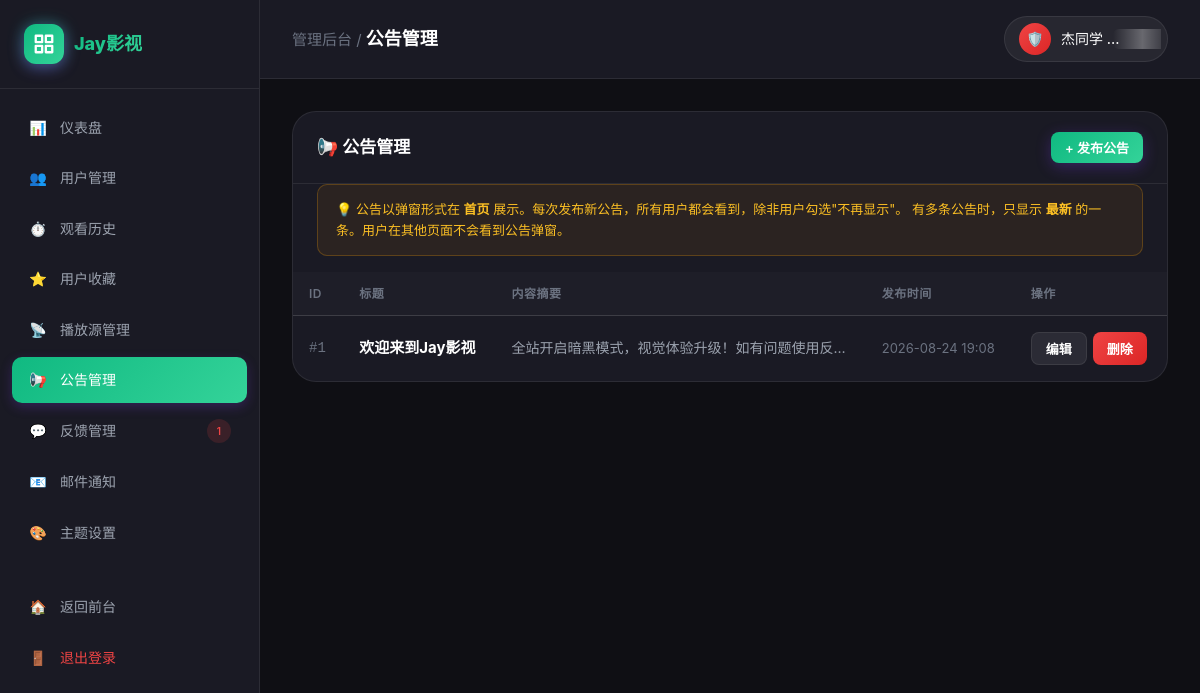
Screenshot of /admin/announcements.php (signed in) with the database file from the repository.
### tables this page shows
CREATE TABLE announcements (
            id INTEGER PRIMARY KEY AUTOINCREMENT,
            title TEXT NOT NULL,
            content TEXT NOT NULL,
            created_by INTEGER DEFAULT 1,
            created_at DATETIME DEFAULT CURRENT_TIMESTAMP,
            updated_at DATETIME DEFAULT CURRENT_TIMESTAMP
        );

### classes/Database.php (called while the page is built, shortened)
<?php
class Database {
    private static $instance = null;
    private $pdo;
    private function __construct() {
        try {
            $this->pdo = new PDO('sqlite:' . DB_PATH);
            $this->pdo->setAttribute(PDO::ATTR_ERRMODE, PDO::ERRMODE_EXCEPTION);
            $this->pdo->setAttribute(PDO::ATTR_DEFAULT_FETCH_MODE, PDO::FETCH_ASSOC);
            $this->pdo->exec("PRAGMA journal_mode=WAL");
            $this->pdo->exec("PRAGMA foreign_keys=ON");
        } catch (PDOException $e) {
            die("数据库连接失败: " . $e->getMessage());
        }
    }
    public static function getInstance() {
        if (self::$instance === null) {
            self::$instance = new self();
        }
        return self::$instance;
    }
    private function initTables() {
        $this->pdo->exec($sql);
    }
    public function query($sql, $params = []) {
        $stmt = $this->pdo->prepare($sql);
        $stmt->execute($params);
        return $stmt;
    }
    public function fetchAll($sql, $params = []) {
        $stmt = $this->query($sql, $params);
        return $stmt->fetchAll();
    }
}
?>

### admin/announcements.php (the view, shortened to what this page needs)
<?php
include __DIR__ . '/admin_header.php';
$anns = $db->fetchAll("SELECT * FROM announcements ORDER BY id DESC");
?>
<div class="admin-content">
    <div class="panel">
        <div class="panel-header">
            <div class="panel-title">📢 公告管理</div>
            <button class="btn btn-primary btn-sm" onclick="annModal()">+ 发布公告</button>
        </div>
        <div style="padding:0 24px 16px;">
            <div style="padding:14px 18px;background:rgba(245,158,11,0.08);border:1px solid rgba(245,158,11,0.25);border-radius:10px;color:#fbbf24;font-size:13px;">
                💡 公告以弹窗形式在 <b>首页</b> 展示。每次发布新公告，所有用户都会看到，除非用户勾选"不再显示"。
                有多条公告时，只显示 <b>最新</b> 的一条。用户在其他页面不会看到公告弹窗。
            </div>
        </div>
        <div class="panel-body" style="padding:0;">
            <table class="data-table">
                <thead><tr><th>ID</th><th>标题</th><th>内容摘要</th><th>发布时间</th><th>操作</th></tr></thead>
                <tbody>
                    <?php foreach ($anns as $a): ?>
                    <tr>
                        <td style="font-family:monospace;color:var(--text-muted);">#<?php echo $a['id']; ?></td>
                        <td><b style="font-size:15px;"><?php echo htmlspecialchars($a['title']); ?></b></td>
                        <td style="color:var(--text-secondary);max-width:360px;overflow:hidden;text-overflow:ellipsis;white-space:nowrap;">
                            <?php echo htmlspecialchars(mb_substr($a['content'], 0, 60)); ?>
                        </td>
                        <td style="color:var(--text-muted);font-size:13px;"><?php echo date('Y-m-d H:i', strtotime($a['created_at'])); ?></td>
                        <td>
                            <div style="display:flex;gap:6px;">
                                <button class="btn btn-sm btn-outline" onclick="annModal(<?php echo $a['id']; ?>, <?php echo htmlspecialchars(json_encode($a), ENT_QUOTES); ?>)">编辑</button>
                                <button class="btn btn-sm btn-danger" onclick="deleteAnn(<?php echo $a['id']; ?>)">删除</button>
                            </div>
                        </td>
                    </tr>
                    <?php endforeach; ?>
                </tbody>
            </table>
        </div>
    </div>
</div>
<?php include __DIR__ . '/admin_footer.php'; ?>

### assets/css/style.css (style rules this page uses)
* { margin: 0; padding: 0; box-sizing: border-box; }
:root { --primary: #7c3aed; --secondary: #a855f7; --bg-dark: #0f0f14; --bg-card: #1a1a24; --bg-card-hover: #252532; --text-primary: #ffffff; --text-secondary: #9ca3af; --text-muted: #6b7280; --border-color: rgba(255,255,255,0.08); --success: #10b981; --warning: #f59e0b; --danger: #ef4444; --gradient-primary: linear-gradient(135deg, var(--primary) 0%, var(--secondary) 100%); --shadow-card: 0 4px 24px rgba(0, 0, 0, 0.3); --shadow-card-hover: 0 12px 40px rgba(124, 58, 237, 0.25); --radius-sm: 8px; --radius-md: 12px; --radius-lg: 16px; --radius-xl: 24px; }
html, body { background: var(--bg-dark); color: var(--text-primary); font-family: -apple-system, BlinkMacSystemFont, "PingFang SC", "Microsoft YaHei", "Segoe UI", Roboto, sans-serif; min-height: 100vh; overflow-x: hidden; line-height: 1.6; }
body { background: radial-gradient(ellipse at top, rgba(124, 58, 237, 0.1) 0%, transparent 50%), var(--bg-dark); }
button { cursor: pointer; border: none; outline: none; font-family: inherit; font-size: inherit; background: none; color: inherit; }
.btn { display: inline-flex; align-items: center; justify-content: center; gap: 8px; padding: 10px 20px; border-radius: var(--radius-md); font-weight: 600; font-size: 14px; transition: all 0.2s ease; cursor: pointer; border: none; white-space: nowrap; }
.btn-primary { background: var(--gradient-primary); color: white; box-shadow: 0 4px 15px rgba(124, 58, 237, 0.3); }
.btn-outline { background: rgba(255,255,255,0.08); color: var(--text-primary); border: 1px solid var(--border-color); }
.btn-danger { background: linear-gradient(135deg, #ef4444, #dc2626); color: white; }
.btn-sm { padding: 6px 14px; font-size: 13px; border-radius: 8px; }
.admin-content { padding: 32px; }
.panel { background: var(--bg-card); border-radius: var(--radius-xl); border: 1px solid var(--border-color); margin-bottom: 24px; }
.panel-header { padding: 20px 24px; border-bottom: 1px solid var(--border-color); display: flex; align-items: center; justify-content: space-between; gap: 16px; }
.panel-title { font-size: 17px; font-weight: 700; display: flex; align-items: center; gap: 10px; }
.panel-body { padding: 20px 24px; }
.data-table { width: 100%; border-collapse: collapse; }
.data-table th { text-align: left; padding: 12px 16px; font-size: 12px; font-weight: 600; color: var(--text-muted); text-transform: uppercase; letter-spacing: 0.5px; border-bottom: 1px solid var(--border-color); background: rgba(255,255,255,0.02); }
.data-table td { padding: 16px; border-bottom: 1px solid var(--border-color); font-size: 14px; vertical-align: middle; }
.data-table tr:last-child td { border-bottom: none; }

### rows the page displays
announcements: id "1", title "欢迎来到Jay影视", content "全站开启暗黑模式，视觉体验升级！如有问题使用反…", created_at "2026-08-24 19:08"

### other values shown
$pendingFb "1"
$pageName "公告管理"
ADMIN_USERNAME "杰同学"
